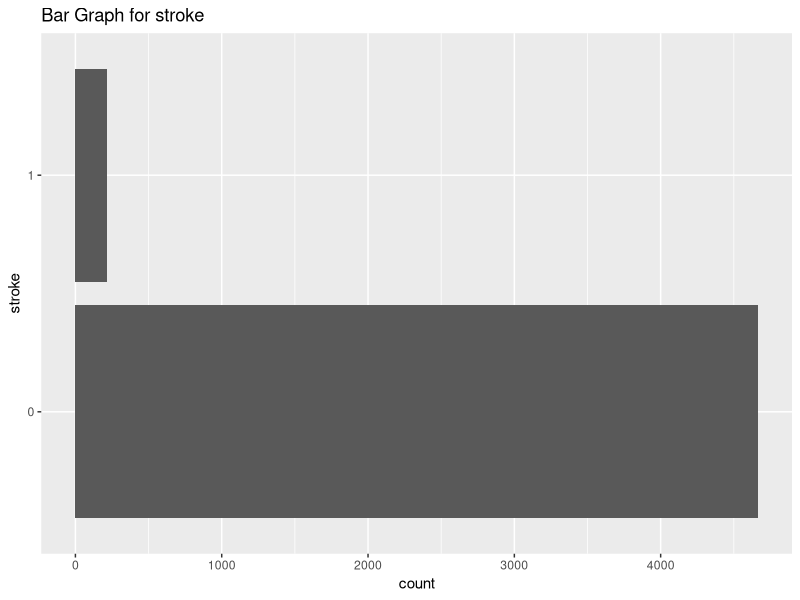
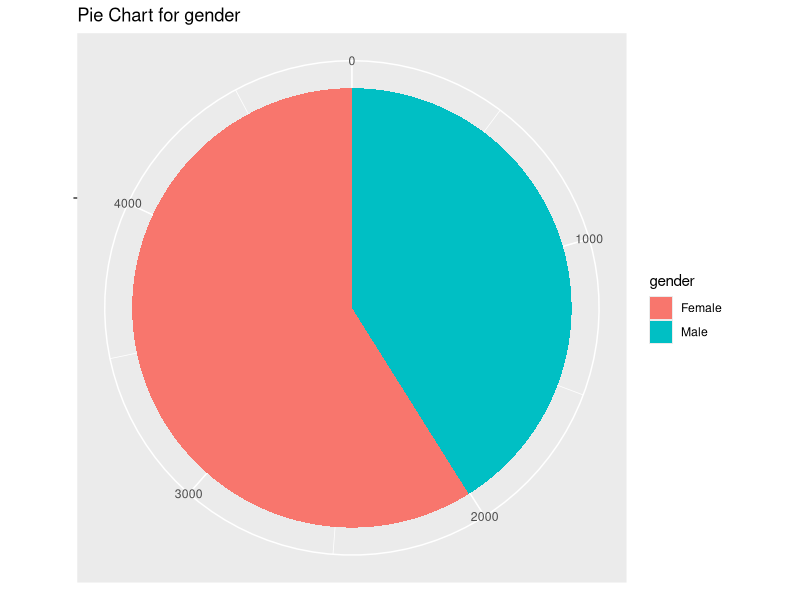
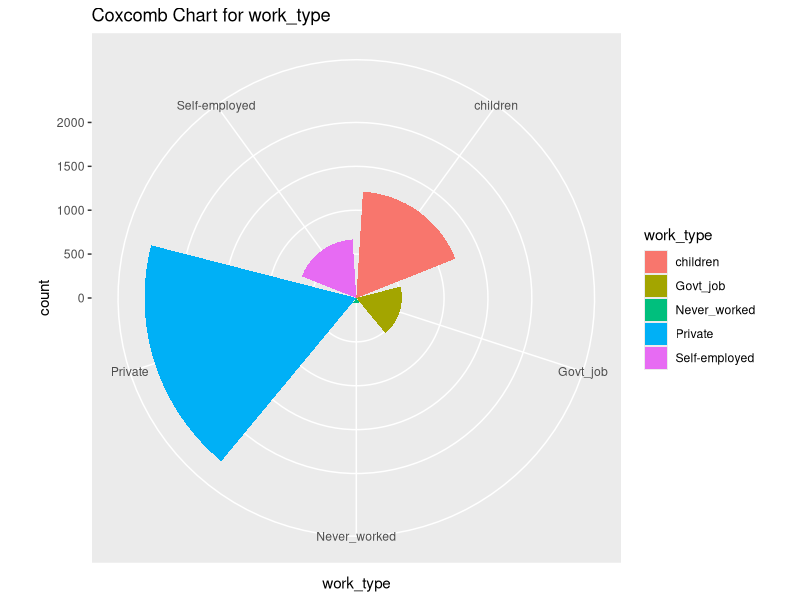
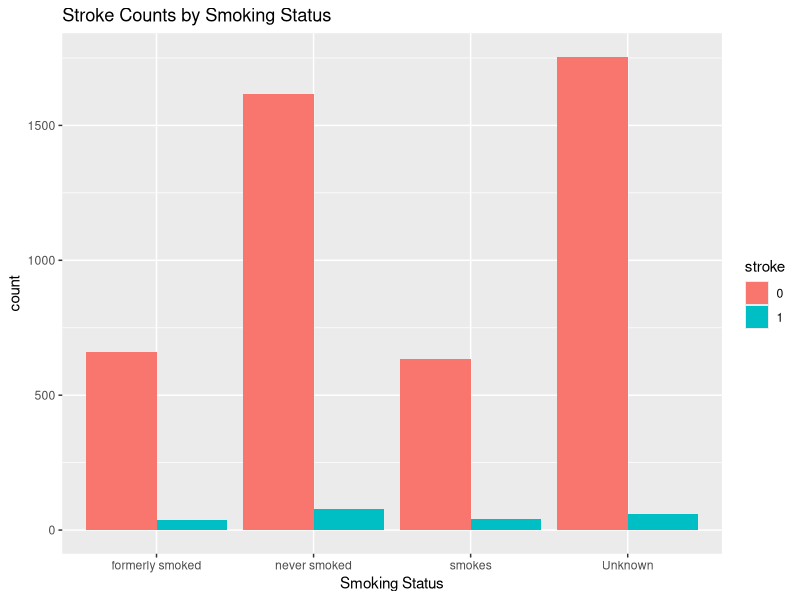
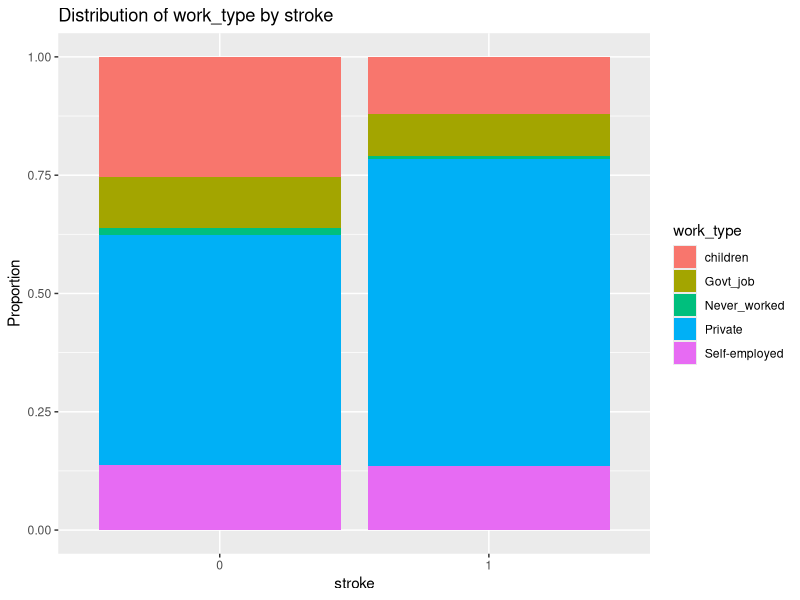
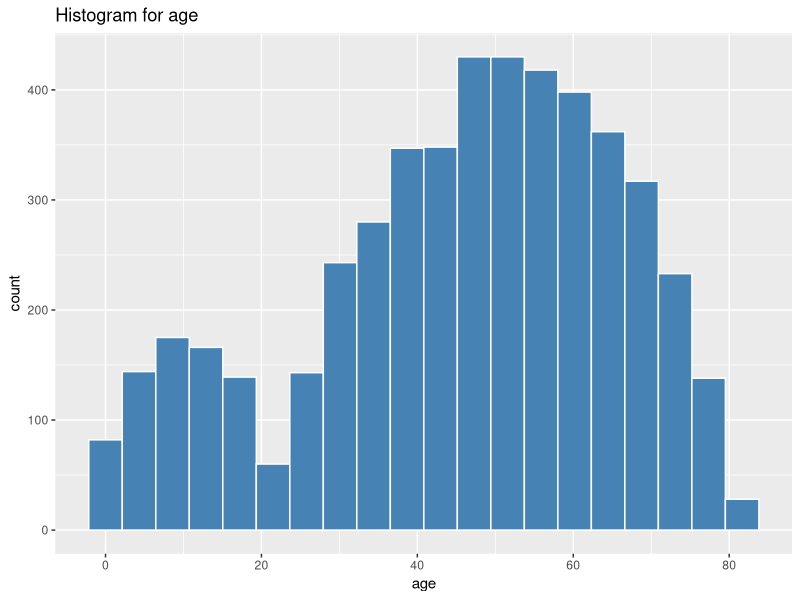
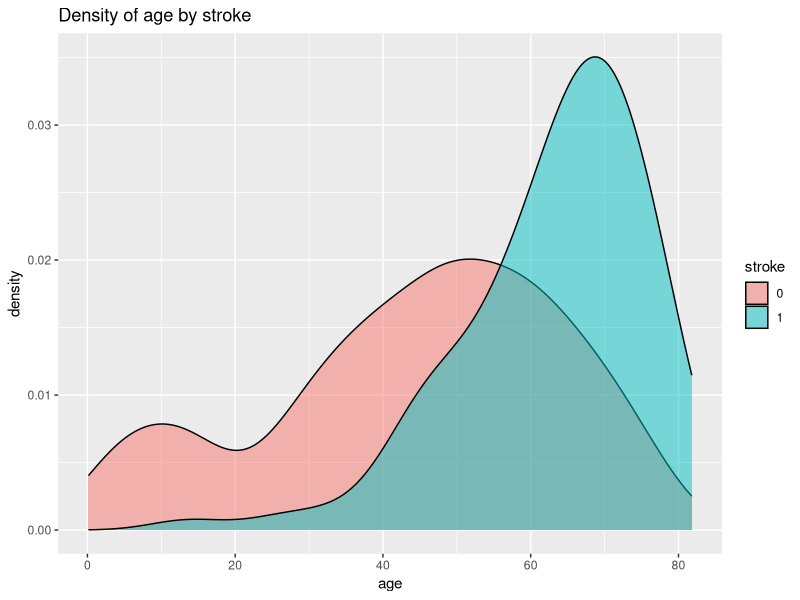
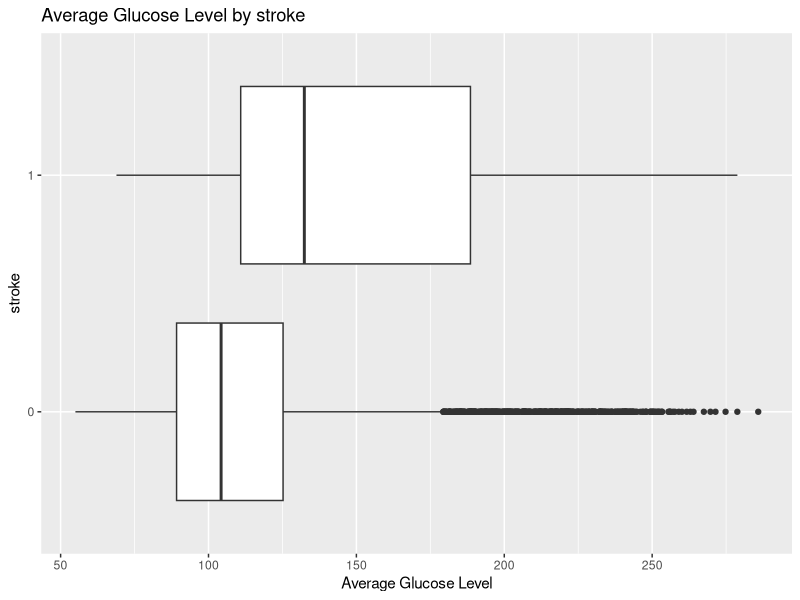

Source code (R) for these figures, in order:
## ---- chunk 1
knitr::opts_chunk$set(echo = TRUE, eval = TRUE, fig.height=3, fig.height=5)

## ---- chunk 2
library(tidyverse)
data <- read_csv('strokedata.csv')
## ---- chunk 3
glimpse(data)
## ---- chunk 4
data$bmi <- as.numeric(data$bmi)
## ---- chunk 5
colSums(is.na(data))
## ---- chunk 6
data <- data[!is.na(data$bmi),]
colSums(is.na(data))
## ---- chunk 7
dim(data)
## ---- chunk 8
data <- transform(data, stroke=as.factor(stroke),
                  hypertension=as.factor(hypertension),
                  heart_disease=as.factor(heart_disease))
glimpse(data[,c(4,5,12)]) # Show info about these three columns only
## ---- chunk 9
ggplot(data, aes(x = stroke)) +
  geom_bar() +
  coord_flip() +
  ggtitle("Bar Graph for stroke")
## ---- chunk 10
ggplot(data, aes(x = "", fill = gender)) +
  geom_bar(width = 1) +
  coord_polar(theta = "y") +
  labs(x = NULL, y = NULL, title = "Pie Chart for gender")
## ---- chunk 11
ggplot(data, aes(x = work_type, fill = work_type)) +
  geom_bar() +
  coord_polar() +
  ggtitle("Coxcomb Chart for work_type")
## ---- chunk 12
ggplot(data, aes(x = smoking_status, fill = stroke)) +
  geom_bar(position = "dodge") +
  labs(x = "Smoking Status", title = "Stroke Counts by Smoking Status")
## ---- chunk 13
ggplot(data, aes(x = stroke, fill = work_type)) +
  geom_bar(position = "fill") +
  labs(y = "Proportion", title = "Distribution of work_type by stroke")
## ---- chunk 14
ggplot(data, aes(x = age)) +
  geom_histogram(bins = 20, fill = "steelblue", color = "white") +
  ggtitle("Histogram for age")
## ---- chunk 15
ggplot(data, aes(x = age, fill = stroke)) +
  geom_density(alpha = 0.5, bw = 5) +
  ggtitle("Density of age by stroke")
## ---- chunk 16
ggplot(data, aes(x = stroke, y = avg_glucose_level)) +
  geom_boxplot() +
  coord_flip() +
  labs(y = "Average Glucose Level", title = "Average Glucose Level by stroke")
## ---- chunk 17
ggplot(data, aes(x = bmi, y = avg_glucose_level)) +
  geom_point(alpha = 0.2, color = "purple") +
  labs(y = "Average Glucose Level", title = "bmi vs. Average Glucose Level")
## ---- chunk 18
ggplot(data, aes(x = age, y = bmi, color = stroke)) +
  geom_point(alpha = 0.2) +
  geom_smooth(method = "lm", se = FALSE) +
  ggtitle("age vs. bmi by stroke group")
